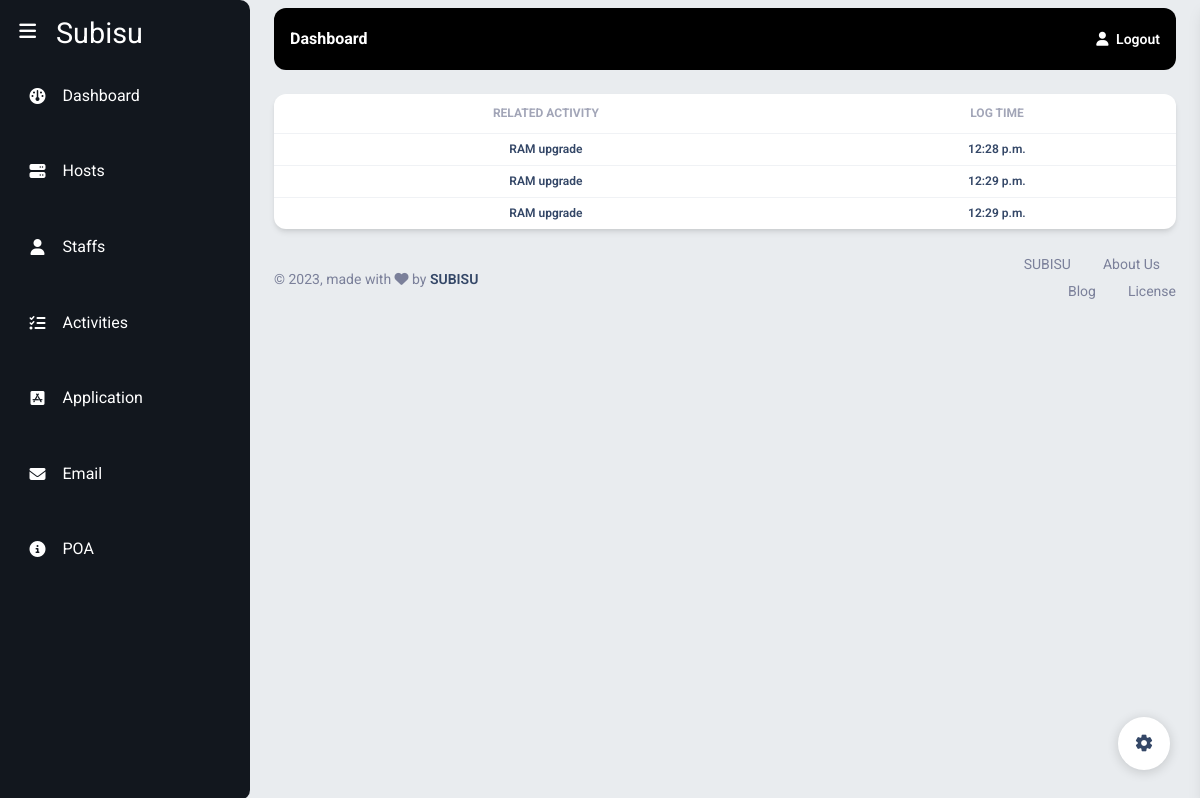
Screenshot of /email/ (signed in) with the database file from the repository.
### subisu/models.py (models this page shows, shortened)
class EmailNotification(models.Model):
    activityId = models.ForeignKey(Activities, on_delete=models.CASCADE, verbose_name="Select Activity")
    emailBody = models.TextField(null=True, blank=True)
    logTime = models.TimeField(auto_now_add=True)

class Activities(models.Model):
    title = models.CharField(max_length=200, verbose_name="Activity Title")
    location = models.CharField(max_length=200, null=True, blank=True)
    reason = models.TextField(verbose_name="Reasons", blank=True)
    benefits = models.TextField(verbose_name="Benefits for Layer", blank=True)
    impact = models.TextField(verbose_name="Impact", blank=True)
    contact = models.ForeignKey(Units, on_delete=models.CASCADE,  null=True, help_text="Select units you want to send mail to")
    startTime = models.DateTimeField(null=True, blank=True, verbose_name="Activity Start Time")
    endTime = models.DateTimeField(null=True, blank=True,verbose_name="Activity End Time")
    activities = models.TextField(max_length=500, verbose_name="Activities")
    created = models.DateTimeField(auto_now_add=True, verbose_name="Activity Created At")
    otherEmails = models.TextField(blank=True, null=True, help_text="Add other emails separated by spaces", validators=[validate_email_list])
    Comment= models.CharField(max_length=200, null=True)
    status= models.CharField(max_length=20,choices=ACTIVITY_STATUS, default= 'Open')
    sendEmail = models.BooleanField(verbose_name = "Send Email",default=False, help_text="Send Email Notification to Department")
    ETA = models.CharField(max_length=200, null=True, blank=True, editable=False)

### subisu/views.py (the view)
# urls.py: path('email/', view_emails, name='emails'),
@login_required()
def view_emails(request):
    emails = EmailNotification.objects.all()
    context = {
        'emails' : emails
    }
    return render(request, 'subisu/emails.html', context)

### templates/subisu/emails.html (shortened to what this page needs)
{%extends 'subisu/base.html' %}
{%block start%}
<div class = "px-4">
<div class="card mt-4">
  <div class="table-responsive">
    <table class="table align-items-center mb-0">
      <thead>
        <tr>
            <th class="text-center text-uppercase text-secondary text-xs font-weight-bolder opacity-7">Related Activity</th>
            <th class="text-center text-uppercase text-secondary text-xs font-weight-bolder opacity-7">Log Time</th>
        </tr>
      </thead>
      <tbody>
        {% for email in emails %}
            <tr>
              <td class="align-middle text-center"><h6 class="mb-0 text-xs">{{email.activityId.title}}</h6></td>
              <td class="align-middle text-center"><h6 class="mb-0 text-xs">{{ email.logTime}}</h6></td>
            </tr>
        {% endfor %}
      </tbody>
    </table>
  </div>
</div>
</div>
{%endblock%}

### rows the page displays
EmailNotification: activityId "RAM upgrade", logTime "12:28 p.m."
EmailNotification: activityId "RAM upgrade", logTime "12:29 p.m."
EmailNotification: activityId "RAM upgrade", logTime "12:29 p.m."
